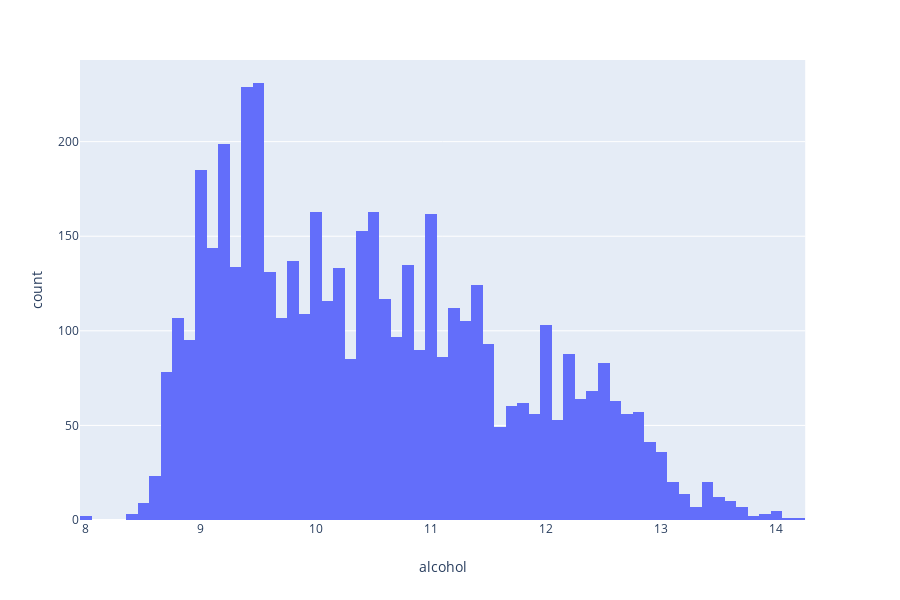

Source (notebook cell):
### Code cell
px.histogram(white, x='alcohol')

### Figure 1 — Plotly figure (JSON) as saved in the notebook; plotly's stock layout.template omitted (floating-point values rounded to 4 significant figures; data arrays with more than 128 entries replaced by an {"elided": "..."} marker saying what was removed)
{"data": [{"alignmentgroup": "True", "bingroup": "x", "hoverlabel": {"namelength": 0}, "hovertemplate": "alcohol=%{x}<br>count=%{y}", "legendgroup": "", "marker": {"color": "#636efa"}, "name": "", "offsetgroup": "", "orientation": "v", "showlegend": false, "type": "histogram", "x": {"elided": "4898 float values"}, "xaxis": "x", "yaxis": "y"}], "layout": {"barmode": "relative", "height": 600, "legend": {"tracegroupgap": 0}, "margin": {"t": 60}, "xaxis": {"anchor": "y", "domain": [0, 0.98], "title": {"text": "alcohol"}}, "yaxis": {"anchor": "x", "domain": [0, 1], "title": {"text": "count"}}}}
